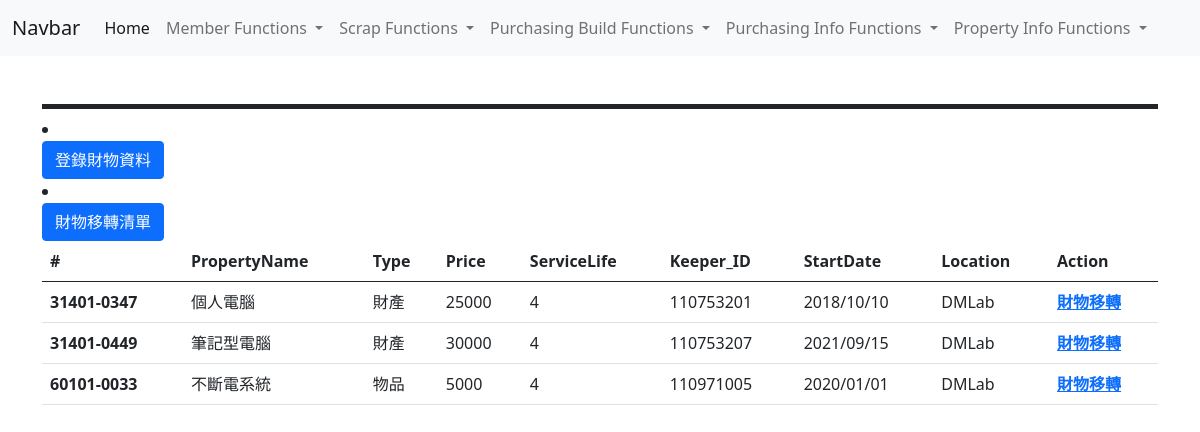
/pp_info/, run on an earlier commit of the app's database.
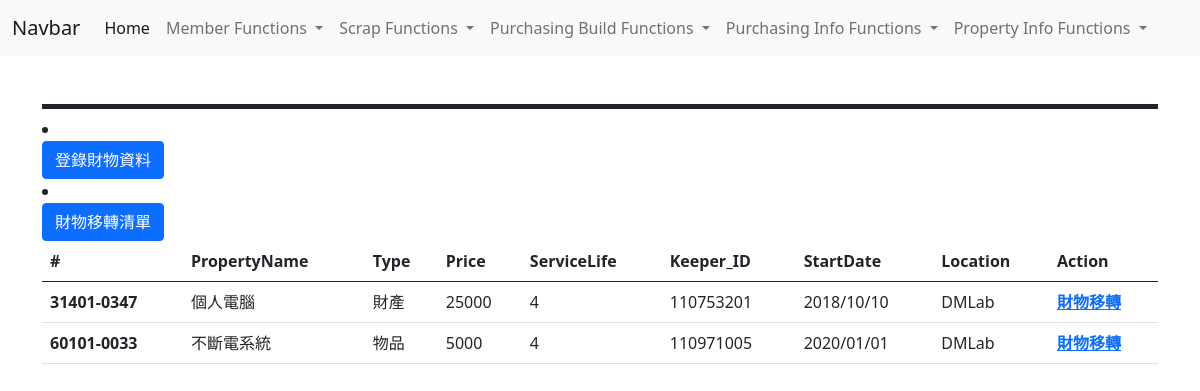
And on a later commit of the database.
### tables this page shows
CREATE TABLE "Property" (
	"Property_ID" [nchar](10) NOT NULL,
	"PropertyName" [nvarchar](50) NULL,
	"Type" [nchar](10) NULL,
	"Price" [int] NULL,
	"ServiceLife" [int] NULL,
	"Keeper_ID" [nchar](10) NULL DEFAULT "ex-member",
	"StartDate" [date] NULL,
	"Location" [nvarchar](50) NULL,
	PRIMARY KEY("Property_ID"),
	CONSTRAINT PpKPMemFK
		FOREIGN KEY ("Keeper_ID") REFERENCES Member(Member_ID)
			ON DELETE SET DEFAULT ON UPDATE Cascade
);

### view/property_info.py (the view)
    @pp_info_app.route("/")
    def propertylist():
        properties=db.session.execute("SELECT * FROM Property order by Property_ID")
        return render_template("propertylist.html", books=properties)

### view/member_register.py (called while the page is built)
@event.listens_for(Engine, "connect")
def set_sqlite_pragma(dbapi_connection, connection_record):
    cursor = dbapi_connection.cursor()
    cursor.execute("PRAGMA foreign_keys=ON")
    cursor.close()

### view/purchase_build.py (called while the page is built)
@event.listens_for(Engine, "connect")
def set_sqlite_pragma(dbapi_connection, connection_record):
    cursor = dbapi_connection.cursor()
    cursor.execute("PRAGMA foreign_keys=ON")
    cursor.close()

### view/purchase_info.py (called while the page is built)
@event.listens_for(Engine, "connect")
def set_sqlite_pragma(dbapi_connection, connection_record):
    cursor = dbapi_connection.cursor()
    cursor.execute("PRAGMA foreign_keys=ON")
    cursor.close()

### templates/propertylist.html (shortened to what this page needs)
{% extends "parts/base.html" %}
{% block page_content %}
{{ super() }}
  <li class="page-item">
    <form action="/pp_info/addproperty">
      <button class="btn btn-primary">登錄財物資料</button>
    </form>
  </li>
  <li class="page-item">
    <form action="/pp_info/transferlist">
      <button class="btn btn-primary">財物移轉清單</button>
    </form>
  </li>
<table class="table">
    <thead>
      <tr>
        <th scope="col">#</th>
        <th scope="col">PropertyName</th>
        <th scope="col">Type</th>
        <th scope="col">Price</th>
        <th scope="col">ServiceLife</th>
        <th scope="col">Keeper_ID</th>
        <th scope="col">StartDate</th>
        <th scope="col">Location</th>
        <th scope="col">Action</th>
      </tr>
    </thead>
      {% for book in books %}
      <tr>
      <th scope="row">{{book.Property_ID}}</th>
      <td>{{book.PropertyName}}
      </td>
      <td>{{book.Type}}
      </td>
      <td>{{book.Price}}
      </td>
      <td>{{book.ServiceLife}}
      </td>
      <td>{{book.Keeper_ID}}
      </td>
      <td>{{book.StartDate}}
      </td>
      <td>{{book.Location}}
      </td>
      <td><b><a href="{{url_for('property_info_app.propertyTransfer', bookid=book.Property_ID)}}">財物移轉</a></b>
      </td>
      </tr>
      {% endfor %}
  </table>
</body>
</html>
{% endblock page_content %}

What changed in the data, as far as the page shows it:
removed Property: Property_ID "31401-0449", PropertyName "筆記型電腦", Type "財產", Price "30000", ServiceLife "4", Keeper_ID "110753207", StartDate "2021/09/15", Location "DMLab"
